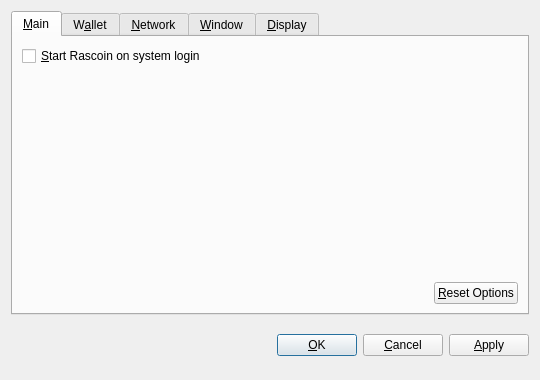
<?xml version="1.0" encoding="UTF-8"?>
<ui version="4.0">
 <class>OptionsDialog</class>
 <widget class="QDialog" name="OptionsDialog">
  <property name="geometry">
   <rect>
    <x>0</x>
    <y>0</y>
    <width>540</width>
    <height>380</height>
   </rect>
  </property>
  <property name="windowTitle">
   <string>Options</string>
  </property>
  <property name="modal">
   <bool>true</bool>
  </property>
  <layout class="QVBoxLayout" name="verticalLayout">
   <item>
    <widget class="QTabWidget" name="tabWidget">
     <property name="tabPosition">
      <enum>QTabWidget::North</enum>
     </property>
     <property name="currentIndex">
      <number>0</number>
     </property>
     <widget class="QWidget" name="tabMain">
      <attribute name="title">
       <string>&amp;Main</string>
      </attribute>
      <layout class="QVBoxLayout" name="verticalLayout_Main">
       <item>
        <widget class="QCheckBox" name="bitcoinAtStartup">
         <property name="toolTip">
          <string>Automatically start Rascoin after logging in to the system.</string>
         </property>
         <property name="text">
          <string>&amp;Start Rascoin on system login</string>
         </property>
        </widget>
       </item>
       <item>
        <spacer name="verticalSpacer_Main">
         <property name="orientation">
          <enum>Qt::Vertical</enum>
         </property>
         <property name="sizeHint" stdset="0">
          <size>
           <width>20</width>
           <height>40</height>
          </size>
         </property>
        </spacer>
       </item>
       <item>
        <layout class="QHBoxLayout" name="horizontalLayout_2_Main">
         <item>
          <spacer name="horizontalSpacer_2_Main">
           <property name="orientation">
            <enum>Qt::Horizontal</enum>
           </property>
           <property name="sizeHint" stdset="0">
            <size>
             <width>40</width>
             <height>20</height>
            </size>
           </property>
          </spacer>
         </item>
         <item>
          <widget class="QPushButton" name="resetButton">
           <property name="toolTip">
            <string>Reset all client options to default.</string>
           </property>
           <property name="text">
            <string>&amp;Reset Options</string>
           </property>
           <property name="autoDefault">
            <bool>false</bool>
           </property>
          </widget>
         </item>
        </layout>
       </item>
      </layout>
     </widget>
     <widget class="QWidget" name="tabWallet">
      <attribute name="title">
       <string>W&amp;allet</string>
      </attribute>
      <layout class="QVBoxLayout" name="verticalLayout_Network">
       <item>
        <widget class="QLabel" name="transactionFeeInfoLabel">
         <property name="text">
          <string>Optional transaction fee per kB that helps make sure your transactions are processed quickly. Most transactions are 1 kB.</string>
         </property>
         <property name="textFormat">
          <enum>Qt::PlainText</enum>
         </property>
         <property name="wordWrap">
          <bool>true</bool>
         </property>
        </widget>
       </item>
       <item>
        <layout class="QHBoxLayout" name="horizontalLayout_1_Main">
         <item>
          <widget class="QLabel" name="transactionFeeLabel">
           <property name="text">
            <string>Pay transaction &amp;fee</string>
           </property>
           <property name="textFormat">
            <enum>Qt::PlainText</enum>
           </property>
           <property name="buddy">
            <cstring>transactionFee</cstring>
           </property>
          </widget>
         </item>
         <item>
          <widget class="BitcoinAmountField" name="transactionFee"/>
         </item>
         <item>
          <spacer name="horizontalSpacer_1_Main">
           <property name="orientation">
            <enum>Qt::Horizontal</enum>
           </property>
           <property name="sizeHint" stdset="0">
            <size>
             <width>40</width>
             <height>20</height>
            </size>
           </property>
          </spacer>
         </item>
        </layout>
       </item>
       <item>
        <widget class="QLabel" name="label">
         <property name="text">
          <string>If you disable the spending of unconfirmed change, the change from a transaction cannot be used until that transaction has at least one confirmation. This also affects how your balance is computed.</string>
         </property>
         <property name="wordWrap">
          <bool>true</bool>
         </property>
        </widget>
       </item>
       <item>
        <widget class="QCheckBox" name="spendZeroConfChange">
         <property name="text">
          <string>Spend unconfirmed change  (experts only)</string>
         </property>
        </widget>
       </item>
       <item>
        <spacer name="verticalSpacer">
         <property name="orientation">
          <enum>Qt::Vertical</enum>
         </property>
         <property name="sizeHint" stdset="0">
          <size>
           <width>20</width>
           <height>40</height>
          </size>
         </property>
        </spacer>
       </item>
      </layout>
     </widget>
     <widget class="QWidget" name="tabNetwork">
      <attribute name="title">
       <string>&amp;Network</string>
      </attribute>
      <layout class="QVBoxLayout" name="verticalLayout_Network">
       <item>
        <widget class="QCheckBox" name="mapPortUpnp">
         <property name="toolTip">
          <string>Automatically open the Rascoin client port on the router. This only works when your router supports UPnP and it is enabled.</string>
         </property>
         <property name="text">
          <string>Map port using &amp;UPnP</string>
         </property>
        </widget>
       </item>
       <item>
        <widget class="QCheckBox" name="connectSocks">
         <property name="toolTip">
          <string>Connect to the Rascoin network through a SOCKS proxy (e.g. when connecting through Tor).</string>
         </property>
         <property name="text">
          <string>&amp;Connect through SOCKS proxy:</string>
         </property>
        </widget>
       </item>
       <item>
        <layout class="QHBoxLayout" name="horizontalLayout_Network">
         <item>
          <widget class="QLabel" name="proxyIpLabel">
           <property name="text">
            <string>Proxy &amp;IP:</string>
           </property>
           <property name="textFormat">
            <enum>Qt::PlainText</enum>
           </property>
           <property name="buddy">
            <cstring>proxyIp</cstring>
           </property>
          </widget>
         </item>
         <item>
          <widget class="QValidatedLineEdit" name="proxyIp">
           <property name="maximumSize">
            <size>
             <width>140</width>
             <height>16777215</height>
            </size>
           </property>
           <property name="toolTip">
            <string>IP address of the proxy (e.g. 127.0.0.1)</string>
           </property>
          </widget>
         </item>
         <item>
          <widget class="QLabel" name="proxyPortLabel">
           <property name="text">
            <string>&amp;Port:</string>
           </property>
           <property name="textFormat">
            <enum>Qt::PlainText</enum>
           </property>
           <property name="buddy">
            <cstring>proxyPort</cstring>
           </property>
          </widget>
         </item>
         <item>
          <widget class="QLineEdit" name="proxyPort">
           <property name="maximumSize">
            <size>
             <width>55</width>
             <height>16777215</height>
            </size>
           </property>
           <property name="toolTip">
            <string>Port of the proxy (e.g. 9050)</string>
           </property>
          </widget>
         </item>
         <item>
          <widget class="QLabel" name="socksVersionLabel">
           <property name="text">
            <string>SOCKS &amp;Version:</string>
           </property>
           <property name="textFormat">
            <enum>Qt::PlainText</enum>
           </property>
           <property name="buddy">
            <cstring>socksVersion</cstring>
           </property>
          </widget>
         </item>
         <item>
          <widget class="QValueComboBox" name="socksVersion">
           <property name="toolTip">
            <string>SOCKS version of the proxy (e.g. 5)</string>
           </property>
          </widget>
         </item>
         <item>
          <spacer name="horizontalSpacer_Network">
           <property name="orientation">
            <enum>Qt::Horizontal</enum>
           </property>
           <property name="sizeHint" stdset="0">
            <size>
             <width>40</width>
             <height>20</height>
            </size>
           </property>
          </spacer>
         </item>
        </layout>
       </item>
       <item>
        <spacer name="verticalSpacer_Network">
         <property name="orientation">
          <enum>Qt::Vertical</enum>
         </property>
         <property name="sizeHint" stdset="0">
          <size>
           <width>20</width>
           <height>40</height>
          </size>
         </property>
        </spacer>
       </item>
      </layout>
     </widget>
     <widget class="QWidget" name="tabWindow">
      <attribute name="title">
       <string>&amp;Window</string>
      </attribute>
      <layout class="QVBoxLayout" name="verticalLayout_Window">
       <item>
        <widget class="QCheckBox" name="minimizeToTray">
         <property name="toolTip">
          <string>Show only a tray icon after minimizing the window.</string>
         </property>
         <property name="text">
          <string>&amp;Minimize to the tray instead of the taskbar</string>
         </property>
        </widget>
       </item>
       <item>
        <widget class="QCheckBox" name="minimizeOnClose">
         <property name="toolTip">
          <string>Minimize instead of exit the application when the window is closed. When this option is enabled, the application will be closed only after selecting Quit in the menu.</string>
         </property>
         <property name="text">
          <string>M&amp;inimize on close</string>
         </property>
        </widget>
       </item>
       <item>
        <spacer name="verticalSpacer_Window">
         <property name="orientation">
          <enum>Qt::Vertical</enum>
         </property>
         <property name="sizeHint" stdset="0">
          <size>
           <width>20</width>
           <height>40</height>
          </size>
         </property>
        </spacer>
       </item>
      </layout>
     </widget>
     <widget class="QWidget" name="tabDisplay">
      <attribute name="title">
       <string>&amp;Display</string>
      </attribute>
      <layout class="QVBoxLayout" name="verticalLayout_Display">
       <item>
        <layout class="QHBoxLayout" name="horizontalLayout_1_Display">
         <item>
          <widget class="QLabel" name="langLabel">
           <property name="text">
            <string>User Interface &amp;language:</string>
           </property>
           <property name="textFormat">
            <enum>Qt::PlainText</enum>
           </property>
           <property name="buddy">
            <cstring>lang</cstring>
           </property>
          </widget>
         </item>
         <item>
          <widget class="QValueComboBox" name="lang">
           <property name="toolTip">
            <string>The user interface language can be set here. This setting will take effect after restarting Rascoin.</string>
           </property>
          </widget>
         </item>
        </layout>
       </item>
       <item>
        <layout class="QHBoxLayout" name="horizontalLayout_2_Display">
         <item>
          <widget class="QLabel" name="unitLabel">
           <property name="text">
            <string>&amp;Unit to show amounts in:</string>
           </property>
           <property name="textFormat">
            <enum>Qt::PlainText</enum>
           </property>
           <property name="buddy">
            <cstring>unit</cstring>
           </property>
          </widget>
         </item>
         <item>
          <widget class="QValueComboBox" name="unit">
           <property name="toolTip">
            <string>Choose the default subdivision unit to show in the interface and when sending coins.</string>
           </property>
          </widget>
         </item>
        </layout>
       </item>
       <item>
        <widget class="QCheckBox" name="displayAddresses">
         <property name="toolTip">
          <string>Whether to show Rascoin addresses in the transaction list or not.</string>
         </property>
         <property name="text">
          <string>&amp;Display addresses in transaction list</string>
         </property>
        </widget>
       </item>
       <item>
        <widget class="QCheckBox" name="coinControlFeatures">
         <property name="toolTip">
          <string>Whether to show coin control features or not.</string>
         </property>
         <property name="text">
          <string>Display coin &amp;control features (experts only!)</string>
         </property>
        </widget>
       </item>
       <item>
        <spacer name="verticalSpacer_Display">
         <property name="orientation">
          <enum>Qt::Vertical</enum>
         </property>
         <property name="sizeHint" stdset="0">
          <size>
           <width>20</width>
           <height>40</height>
          </size>
         </property>
        </spacer>
       </item>
      </layout>
     </widget>
    </widget>
   </item>
   <item>
    <layout class="QHBoxLayout" name="horizontalLayout_Buttons">
     <item>
      <spacer name="horizontalSpacer_1">
       <property name="orientation">
        <enum>Qt::Horizontal</enum>
       </property>
       <property name="sizeHint" stdset="0">
        <size>
         <width>40</width>
         <height>48</height>
        </size>
       </property>
      </spacer>
     </item>
     <item>
      <widget class="QLabel" name="statusLabel">
       <property name="font">
        <font>
         <weight>75</weight>
         <bold>true</bold>
        </font>
       </property>
       <property name="text">
        <string/>
       </property>
       <property name="textFormat">
        <enum>Qt::PlainText</enum>
       </property>
       <property name="wordWrap">
        <bool>true</bool>
       </property>
      </widget>
     </item>
     <item>
      <spacer name="horizontalSpacer_2">
       <property name="orientation">
        <enum>Qt::Horizontal</enum>
       </property>
       <property name="sizeHint" stdset="0">
        <size>
         <width>40</width>
         <height>48</height>
        </size>
       </property>
      </spacer>
     </item>
     <item>
      <widget class="QPushButton" name="okButton">
       <property name="text">
        <string>&amp;OK</string>
       </property>
      </widget>
     </item>
     <item>
      <widget class="QPushButton" name="cancelButton">
       <property name="text">
        <string>&amp;Cancel</string>
       </property>
       <property name="autoDefault">
        <bool>false</bool>
       </property>
      </widget>
     </item>
     <item>
      <widget class="QPushButton" name="applyButton">
       <property name="text">
        <string>&amp;Apply</string>
       </property>
       <property name="autoDefault">
        <bool>false</bool>
       </property>
      </widget>
     </item>
    </layout>
   </item>
  </layout>
 </widget>
 <customwidgets>
  <customwidget>
   <class>BitcoinAmountField</class>
   <extends>QSpinBox</extends>
   <header>bitcoinamountfield.h</header>
  </customwidget>
  <customwidget>
   <class>QValueComboBox</class>
   <extends>QComboBox</extends>
   <header>qvaluecombobox.h</header>
  </customwidget>
  <customwidget>
   <class>QValidatedLineEdit</class>
   <extends>QLineEdit</extends>
   <header>qvalidatedlineedit.h</header>
  </customwidget>
 </customwidgets>
 <resources/>
 <connections/>
</ui>
